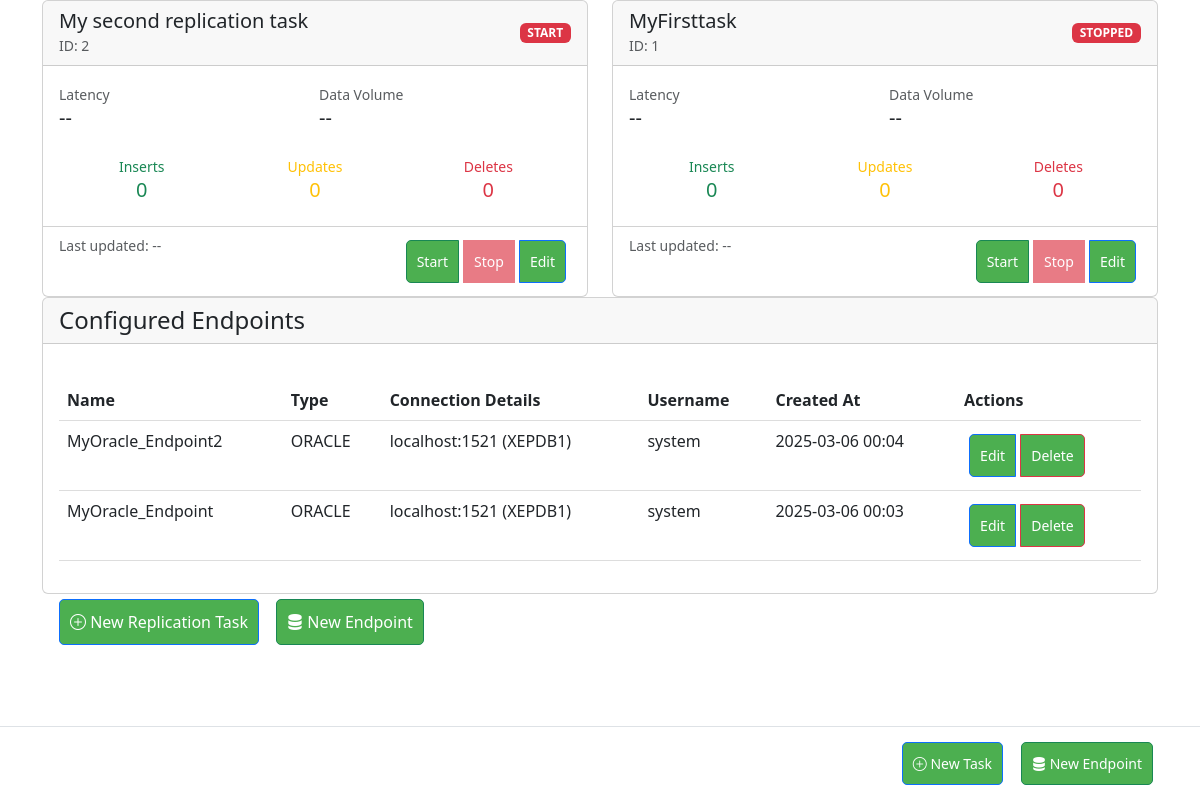
Before: / with the older database file.
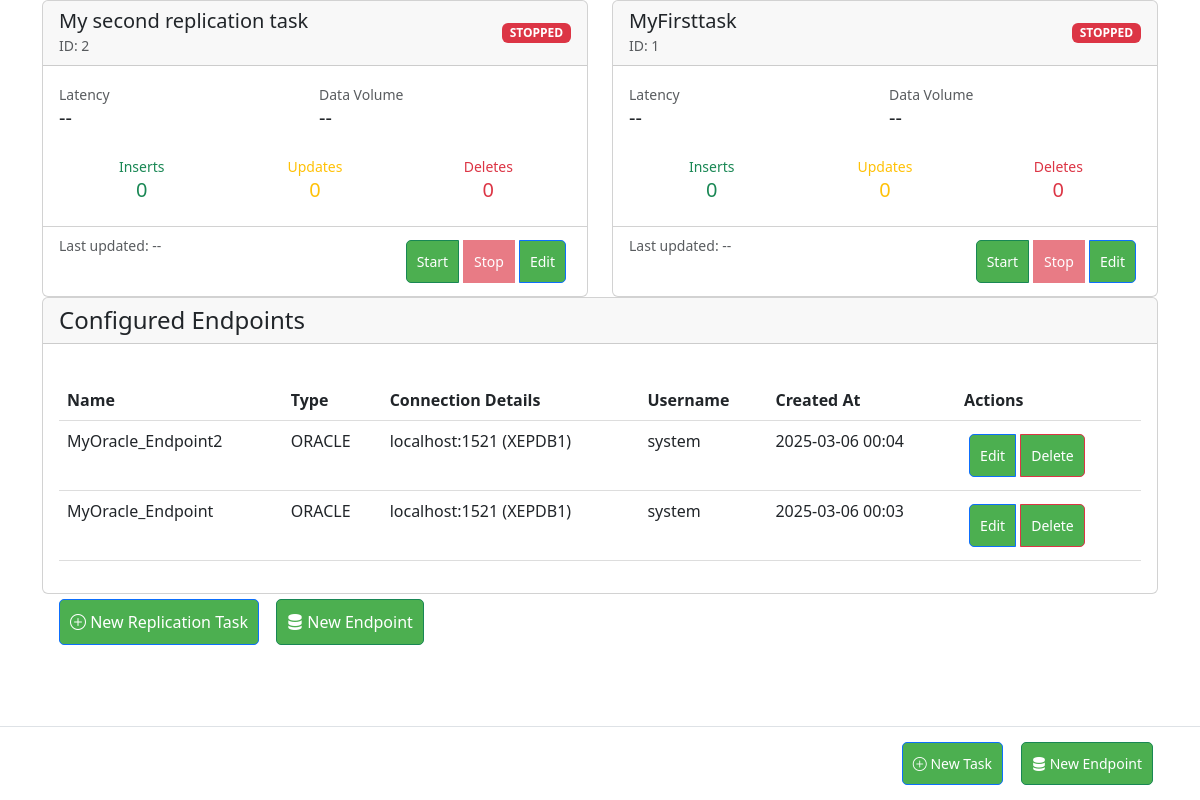
After: the same page with the newer database file.
### app/models/task.py (models this page shows, shortened)
class ReplicationTask(db.Model):
    __tablename__ = 'replication_task'
    id = db.Column(db.Integer, primary_key=True)
    name = db.Column(db.String(120), unique=True, nullable=False)
    metrics = db.Column(db.JSON)  # Stores latency, counts, etc.
    source_id = db.Column(db.Integer, db.ForeignKey('endpoint.id'), nullable=False)
    destination_id = db.Column(db.Integer, db.ForeignKey('endpoint.id'), nullable=False)
    tables = db.Column(db.JSON)
    cdc_type = db.Column(db.String(20))
    cdc_config = db.Column(db.JSON)
    status = db.Column(db.String(20), default='stopped')
    options = db.Column(db.JSON)
    last_position = db.Column(db.JSON)
    created_at = db.Column(db.DateTime, default=db.func.now())
    tables = db.Column(db.JSON)  # Store selected tables
    initial_load = db.Column(db.Boolean, default=False)
    create_tables = db.Column(db.Boolean, default=True)
    replication_mode = db.Column(db.String(20), default='full')  # full/partial
    source = db.relationship('Endpoint', foreign_keys=[source_id], backref='source_tasks')
    destination = db.relationship('Endpoint', foreign_keys=[destination_id], backref='destination_tasks')

### app/models/endpoint.py (models this page shows, shortened)
class Endpoint(db.Model):
    id = db.Column(db.Integer, primary_key=True)
    name = db.Column(db.String(100), unique=True, nullable=False)
    type = db.Column(db.String(20), nullable=False)
    username = db.Column(db.String(50))  # Add this
    password = db.Column(db.String(100))  # Add this
    host = db.Column(db.String(120))
    port = db.Column(db.Integer)
    service_name = db.Column(db.String(50))
    dataset = db.Column(db.String(100))
    credentials_json = db.Column(db.Text)
    database = db.Column(db.String(100))
    created_at = db.Column(db.DateTime, default=datetime.utcnow)

### app/web/routes.py (the view)
@bp.route('/')
def dashboard():
    page = request.args.get('page', 1, type=int)
    per_page = 10
    tasks = ReplicationTask.query.order_by(ReplicationTask.created_at.desc()).all()
    endpoints = Endpoint.query.order_by(Endpoint.created_at.desc()).all()
    return render_template('dashboard.html',
                           tasks=tasks,
                           endpoints=endpoints)

### app/web/templates/dashboard.html (shortened to what this page needs)
{% extends "base.html" %}
{% block content %}
 <div class="row row-cols-1 row-cols-md-2 g-4" id="task-monitor">
    {% for task in tasks %}
    <div class="col" data-task-id="{{ task.id }}">
        <div class="card h-100">
            <div class="card-header d-flex justify-content-between align-items-center">
                <div>
                    <h5 class="mb-0">{{ task.name }}</h5>
                    <small class="text-muted">ID: {{ task.id }}</small>
                </div>
                <span class="task-status-badge badge bg-{{ 'success' if task.status == 'running' else 'danger' }}">
                    {{ task.status|upper }}
                </span>
            </div>
            <div class="card-body">
                <div class="row g-2 mb-3">
                    <div class="col-6">
                        <small class="text-muted">Latency</small>
                        <div class="h5" data-metric="latency">--</div>
                    </div>
                    <div class="col-6">
                        <small class="text-muted">Data Volume</small>
                        <div class="h5" data-metric="volume">--</div>
                    </div>
                </div>
                <div class="row g-2">
                    <div class="col-4 text-center">
                        <div class="text-success">
                            <small>Inserts</small>
                            <div class="h5" data-metric="inserts">0</div>
                        </div>
                    </div>
                    <div class="col-4 text-center">
                        <div class="text-warning">
                            <small>Updates</small>
                            <div class="h5" data-metric="updates">0</div>
                        </div>
                    </div>
                    <div class="col-4 text-center">
                        <div class="text-danger">
                            <small>Deletes</small>
                            <div class="h5" data-metric="deletes">0</div>
                        </div>
                    </div>
                </div>
            </div>
            <div class="card-footer bg-transparent">
                <div class="d-flex justify-content-between">
                    <small class="text-muted">
                        Last updated: <span data-metric="last-updated">--</span>
                    </small>
                    <div class="btn-group">
                        <a href="{{ url_for('web.control_task', task_id=task.id, action='start') }}"
                           class="btn btn-sm btn-success {{ 'disabled' if task.status == 'running' }}">
                            Start
                        </a>
                        <button class="btn btn-sm btn-danger stop-task-btn"
                                data-task-id="{{ task.id }}"
                                {% if task.status != 'running' %}disabled{% endif %}>
                            Stop
                        </button>
                        <a href="{{ url_for('web.edit_task', task_id=task.id) }}"
                           class="btn btn-sm btn-primary">
                            Edit
                        </a>
                    </div>
                </div>
            </div>
        </div>
    </div>
    {% else %}
    <div class="col-12">
        <div class="alert alert-info">No active replication tasks</div>
    </div>
    {% endfor %}
</div>
    <div class="card">
        <div class="card-header">
            <h4 class="mb-0">Configured Endpoints</h4>
        </div>
        <div class="card-body">
            <table class="table table-hover">
                <thead>
                    <tr>
                        <th>Name</th>
                        <th>Type</th>
                        <th>Connection Details</th>
                        <th>Username</th>
                        <th>Created At</th>
                        <th>Actions</th>
                    </tr>
                </thead>
                <tbody>
                    {% for endpoint in endpoints %}
                    <tr>
                        <td>{{ endpoint.name }}</td>
                        <td>{{ endpoint.type|upper }}</td>
                        <td>
                            {% if endpoint.type == 'oracle' %}
                                {{ endpoint.host }}:{{ endpoint.port }} ({{ endpoint.service_name }})
                            {% elif endpoint.type == 'bigquery' %}
                                Dataset: {{ endpoint.dataset }}
                            {% elif endpoint.type == 'mysql' %}
                                Database: {{ endpoint.database }}
                            {% endif %}
                        </td>
                        <td>{{ endpoint.username }}</td>
                        <td>{{ endpoint.created_at.strftime('%Y-%m-%d %H:%M') }}</td>
                        <td>
                            <div class="btn-group">
                                <a href="{{ url_for('web.edit_endpoint', endpoint_id=endpoint.id) }}"
                                   class="btn btn-sm btn-primary">Edit</a>
                                <a href="{{ url_for('web.delete_endpoint', endpoint_id=endpoint.id) }}"
                                   class="btn btn-sm btn-danger"
                                   onclick="return confirm('Delete this endpoint?')">Delete</a>
                            </div>
                        </td>
                    </tr>
                    {% else %}
                    <tr>
                        <td colspan="6" class="text-center">No configured endpoints</td>
                    </tr>
                    {% endfor %}
                </tbody>
            </table>
        </div>
    </div>
<div class="container">
    <div class="d-flex justify-content-between mb-4">
        <div>
            <a href="{{ url_for('web.create_task') }}" class="btn btn-primary">
                <i class="bi bi-plus-circle"></i> New Replication Task
            </a>
            <a href="{{ url_for('web.create_endpoint') }}" class="btn btn-success ms-2">
                <i class="bi bi-server"></i> New Endpoint
            </a>
        </div>
    </div>
    </div>
{% endblock %}

### app/web/templates/base.html (shortened to what this page needs)
<!DOCTYPE html>
<html>
<head>
    <link href="https://cdn.jsdelivr.net/npm/bootstrap@5.3.0/dist/css/bootstrap.min.css" rel="stylesheet">
    <link rel="stylesheet" href="https://cdn.jsdelivr.net/npm/bootstrap-icons@1.11.3/font/bootstrap-icons.min.css">
    <link rel="stylesheet" href="{{ url_for('static', filename='css/dashboard.css') }}">
</head>
<body>
    <main class="container">
        {% block content %}{% endblock %}
    </main>
    <footer class="fixed-footer">
        <div class="container">
            <div class="d-flex justify-content-end gap-2">
                <a href="{{ url_for('web.create_task') }}" class="btn btn-primary btn-sm">
                    <i class="bi bi-plus-circle"></i> New Task
                </a>
                <a href="{{ url_for('web.create_endpoint') }}" class="btn btn-success btn-sm">
                    <i class="bi bi-server"></i> New Endpoint
                </a>
            </div>
        </div>
    </footer>
</body>
</html>

### app/static/css/dashboard.css (style rules this page uses)
.btn { background: #4CAF50; color: white; padding: 10px; border-radius: 5px; text-decoration: none; margin: 5px; }
table { width: 100%; margin-top: 20px; border-collapse: collapse; }
th, td { padding: 12px; text-align: left; border-bottom: 1px solid #ddd; }

### app/web/templates/base.html (style rules this page uses)
body { padding-bottom: 70px; }
.fixed-footer { position: fixed; bottom: 0; left: 0; right: 0; background: white; border-top: 1px solid #dee2e6; padding: 10px 0; z-index: 1000; }

Changed rows visible on the page:
changed ReplicationTask "My second replication task": status "START" → "STOPPED"
